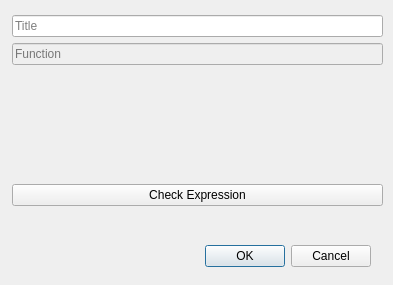
<?xml version="1.0" encoding="UTF-8"?>
<ui version="4.0">
 <class>tf_window</class>
 <widget class="QDialog" name="tf_window">
  <property name="geometry">
   <rect>
    <x>0</x>
    <y>0</y>
    <width>393</width>
    <height>285</height>
   </rect>
  </property>
  <property name="windowTitle">
   <string>Transfer Function</string>
  </property>
  <widget class="QDialogButtonBox" name="OK_btn">
   <property name="enabled">
    <bool>true</bool>
   </property>
   <property name="geometry">
    <rect>
     <x>30</x>
     <y>240</y>
     <width>341</width>
     <height>32</height>
    </rect>
   </property>
   <property name="orientation">
    <enum>Qt::Horizontal</enum>
   </property>
   <property name="standardButtons">
    <set>QDialogButtonBox::Cancel|QDialogButtonBox::Ok</set>
   </property>
  </widget>
  <widget class="QWidget" name="layoutWidget">
   <property name="geometry">
    <rect>
     <x>12</x>
     <y>15</y>
     <width>371</width>
     <height>211</height>
    </rect>
   </property>
   <layout class="QGridLayout" name="gridLayout">
    <item row="0" column="0">
     <widget class="QLineEdit" name="tf_title">
      <property name="text">
       <string/>
      </property>
      <property name="placeholderText">
       <string>Title</string>
      </property>
     </widget>
    </item>
    <item row="1" column="0">
     <widget class="QLineEdit" name="tf_raw">
      <property name="enabled">
       <bool>false</bool>
      </property>
      <property name="placeholderText">
       <string>Function</string>
      </property>
     </widget>
    </item>
    <item row="2" column="0">
     <widget class="ExprWidget" name="expr_plot" native="true"/>
    </item>
    <item row="3" column="0">
     <widget class="QPushButton" name="check_btn">
      <property name="enabled">
       <bool>true</bool>
      </property>
      <property name="text">
       <string>Check Expression</string>
      </property>
     </widget>
    </item>
    <item row="4" column="0">
     <widget class="QLabel" name="error_label">
      <property name="sizePolicy">
       <sizepolicy hsizetype="Preferred" vsizetype="Fixed">
        <horstretch>0</horstretch>
        <verstretch>0</verstretch>
       </sizepolicy>
      </property>
      <property name="text">
       <string/>
      </property>
      <property name="alignment">
       <set>Qt::AlignCenter</set>
      </property>
     </widget>
    </item>
   </layout>
  </widget>
 </widget>
 <customwidgets>
  <customwidget>
   <class>ExprWidget</class>
   <extends>QWidget</extends>
   <header>src.widgets.exprwidget</header>
   <container>1</container>
  </customwidget>
 </customwidgets>
 <resources/>
 <connections>
  <connection>
   <sender>OK_btn</sender>
   <signal>accepted()</signal>
   <receiver>tf_window</receiver>
   <slot>accept()</slot>
   <hints>
    <hint type="sourcelabel">
     <x>248</x>
     <y>254</y>
    </hint>
    <hint type="destinationlabel">
     <x>157</x>
     <y>274</y>
    </hint>
   </hints>
  </connection>
  <connection>
   <sender>OK_btn</sender>
   <signal>rejected()</signal>
   <receiver>tf_window</receiver>
   <slot>reject()</slot>
   <hints>
    <hint type="sourcelabel">
     <x>316</x>
     <y>260</y>
    </hint>
    <hint type="destinationlabel">
     <x>286</x>
     <y>274</y>
    </hint>
   </hints>
  </connection>
 </connections>
</ui>
